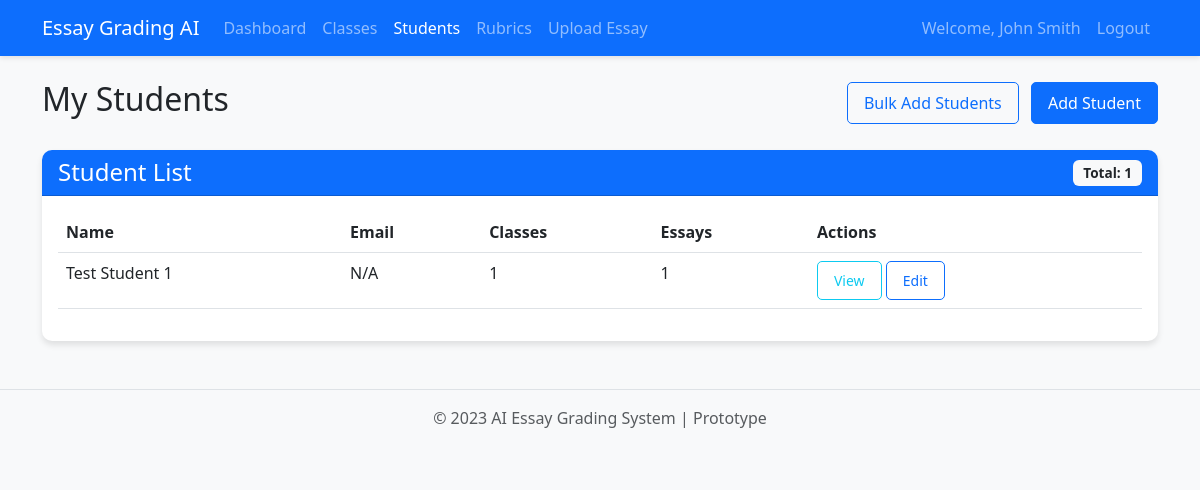
/students (signed in), run on the app's committed database.
### app.py (models this page shows)
class User(UserMixin, db.Model):
    id = db.Column(db.Integer, primary_key=True)
    email = db.Column(db.String(100), unique=True, nullable=False)
    password = db.Column(db.String(200), nullable=False)
    name = db.Column(db.String(100), nullable=False)
    rubrics = db.relationship('Rubric', backref='user', lazy=True)
    essays = db.relationship('Essay', backref='user', lazy=True)
    classes = db.relationship('Class', backref='teacher', lazy=True)
    students = db.relationship('Student', backref='teacher', lazy=True)

class Student(db.Model):
    id = db.Column(db.Integer, primary_key=True)
    name = db.Column(db.String(100), nullable=False)
    email = db.Column(db.String(100), nullable=True)
    user_id = db.Column(db.Integer, db.ForeignKey('user.id'), nullable=False)  # Teacher
    created_at = db.Column(db.DateTime, default=datetime.utcnow)
    essays = db.relationship('Essay', backref='student', lazy=True)

### app.py (the view)
@app.route('/students')
@login_required
def view_students():
    students = Student.query.filter_by(user_id=current_user.id).all()
    return render_template('students/index.html', students=students)

### app.py (called while the page is built)
@login_manager.user_loader
def load_user(user_id):
    return User.query.get(int(user_id))

### templates/students/index.html (shortened to what this page needs)
{% extends "base.html" %}
{% block content %}
<div class="d-flex justify-content-between align-items-center mb-4">
    <h2>My Students</h2>
    <div>
        <a href="{{ url_for('bulk_create_students') }}" class="btn btn-outline-primary">Bulk Add Students</a>
        <a href="{{ url_for('create_student') }}" class="btn btn-primary ms-2">Add Student</a>
    </div>
</div>
{% if students %}
<div class="card">
    <div class="card-header bg-primary text-white">
        <div class="d-flex justify-content-between align-items-center">
            <h4 class="mb-0">Student List</h4>
            <span class="badge bg-light text-dark">Total: {{ students|length }}</span>
        </div>
    </div>
    <div class="card-body">
        <div class="table-responsive">
            <table class="table table-hover">
                <thead>
                    <tr>
                        <th>Name</th>
                        <th>Email</th>
                        <th>Classes</th>
                        <th>Essays</th>
                        <th>Actions</th>
                    </tr>
                </thead>
                <tbody>
                    {% for student in students %}
                    <tr>
                        <td>{{ student.name }}</td>
                        <td>{{ student.email or 'N/A' }}</td>
                        <td>{{ student.classes|length }}</td>
                        <td>{{ student.essays|length }}</td>
                        <td>
                            <a href="{{ url_for('view_student', student_id=student.id) }}" class="btn btn-sm btn-outline-info">View</a>
                            <a href="{{ url_for('edit_student', student_id=student.id) }}" class="btn btn-sm btn-outline-primary">Edit</a>
                        </td>
                    </tr>
                    {% endfor %}
                </tbody>
            </table>
        </div>
    </div>
</div>
{% endif %}
{% endblock %}

### templates/base.html (shortened to what this page needs)
<!DOCTYPE html>
<html lang="en">
<head>
    <link href="https://cdn.jsdelivr.net/npm/bootstrap@5.3.0/dist/css/bootstrap.min.css" rel="stylesheet">
    <link rel="stylesheet" href="{{ url_for('static', filename='css/style.css') }}">
</head>
<body>
    {% if current_user.is_authenticated %}
    <nav class="navbar navbar-expand-lg navbar-dark bg-primary">
        <div class="container">
            <a class="navbar-brand" href="{{ url_for('dashboard') }}">Essay Grading AI</a>
            <div class="collapse navbar-collapse" id="navbarNav">
                <ul class="navbar-nav me-auto">
                    <li class="nav-item">
                        <a class="nav-link" href="{{ url_for('dashboard') }}">Dashboard</a>
                    </li>
                    <li class="nav-item">
                        <a class="nav-link" href="{{ url_for('view_classes') }}">Classes</a>
                    </li>
                    <li class="nav-item">
                        <a class="nav-link" href="{{ url_for('view_students') }}">Students</a>
                    </li>
                    <li class="nav-item">
                        <a class="nav-link" href="{{ url_for('create_rubric') }}">Rubrics</a>
                    </li>
                    <li class="nav-item">
                        <a class="nav-link" href="{{ url_for('upload_essay') }}">Upload Essay</a>
                    </li>
                </ul>
                <div class="navbar-nav">
                    <span class="nav-item nav-link">Welcome, {{ current_user.name }}</span>
                    <a class="nav-link" href="{{ url_for('logout') }}">Logout</a>
                </div>
            </div>
        </div>
    </nav>
    {% endif %}
    <div class="container mt-4">
        {% block content %}{% endblock %}
    </div>
    <footer class="mt-5 py-3 text-center">
        <div class="container">
            <p class="text-muted">© 2023 AI Essay Grading System | Prototype</p>
        </div>
    </footer>
</body>
</html>

### static/css/style.css (style rules this page uses)
body { font-family: 'Segoe UI', Tahoma, Geneva, Verdana, sans-serif; background-color: #f8f9fa; }
.navbar { box-shadow: 0 2px 5px rgba(0, 0, 0, 0.1); }
.card { border: none; border-radius: 10px; box-shadow: 0 4px 6px rgba(0, 0, 0, 0.1); margin-bottom: 20px; }
.card-header { border-radius: 10px 10px 0 0 !important; }
.btn { border-radius: 5px; padding: 8px 16px; }
.badge { font-size: 0.85em; padding: 6px 10px; }
footer { border-top: 1px solid #dee2e6; margin-top: 50px; }

### data on the page
User: name "John Smith"
Student: name "Test Student 1", email "N/A", classes|length "1", essays|length "1"

### other printed values
{{ students|length }} "1"
